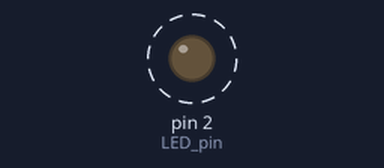
Bench run of a sketch on a simulated Arduino Uno, built with avr-gcc and run on an emulated ATmega328P. Shown: output pins drawn as LEDs (lit = HIGH). Dashed ring = blinking.

Above: at 0.5 s.
Timing chart, 0 to 4.6 s (numbered marks = the images above):
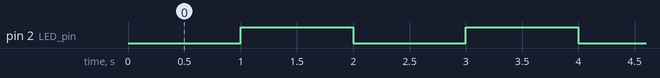

Measured:
- by itself, pin 2 (LED_pin): alternates HIGH for 1.0 s and LOW for 1.0 s

The sketch:

blink.ino
```cpp
int LED_pin = 2;
int turn_on = 0;
int turn_off = 1;

void setup() {
  // put your setup code here, to run once:
  pinMode(LED_pin, OUTPUT);
  digitalWrite(LED_pin, turn_off);
}

void loop() {
  // put your main code here, to run repeatedly:
  digitalWrite(LED_pin, turn_on);
  delay(1000);
  digitalWrite(LED_pin, turn_off);
  delay(1000);
}
```
